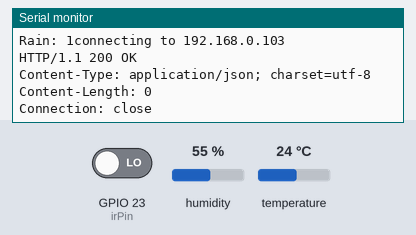
A sketch run on a simulated ESP32. Shown: the last lines printed to the serial monitor. The inputs (shaded band) are chosen by the test bench; at power-on: humidity 55 %, temperature 24 °C, GPIO 23 (irPin) LOW. WiFi joins after 1.5 s; servers stay silent unless stated; uploads are accepted with an empty reply.

Above: at 2.7 s.
2.8 s: humidity set to 22 %
At 3.07 s:
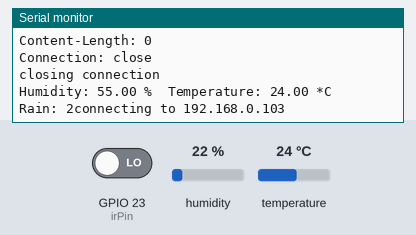
5.6 s: temperature set to 12 °C
At 5.74 s:
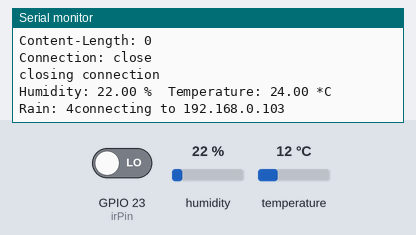
7.4 s: humidity set to 40 %
At 8.41 s:
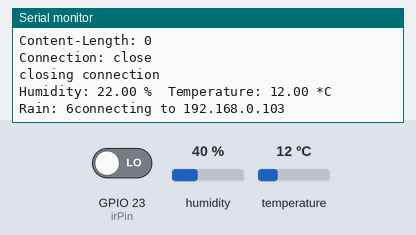
Timing chart, 0 to 10.4 s (numbered marks = the images above; inputs shaded):
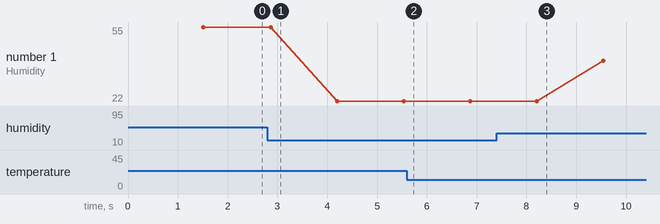

Measured:
- plotted number 1: 55 → 22 after the input at 2.8 s, 22 → 40 after the input at 7.4 s

The sketch:

test2.ino
```cpp
#include <WiFi.h>
#include "DHT.h"
#define DHTPIN 33
#define DHTTYPE DHT22
#include <M5Atom.h>


DHT dht(DHTPIN, DHTTYPE);
int irPin= 23;
const char *ssid =  "DJ";     // replace with your wifi ssid and wpa2 key
const char *pass =  "Avinash1!";
const char* host = "192.168.0.103";
int count=0;
int rain=0;
String Rain(){
   if (digitalRead(irPin)==HIGH){
    count++; }
   else{
    count=count;
  }

  return String(count);
}
void setup()
{

    Serial.begin(9600);
    Serial.println("DHT11 Output!");
    dht.begin();
    M5.begin();
    pinMode(irPin, INPUT);

    // We start by connecting to a WiFi network

    Serial.println();
    Serial.println();
    Serial.print("Connecting to ");
    Serial.println(ssid);

    WiFi.begin(ssid, pass);

    while (WiFi.status() != WL_CONNECTED) {
        delay(500);
        Serial.print(".");
    }

    Serial.println("");
    Serial.println("WiFi connected");
    Serial.println("IP address: ");
    Serial.println(WiFi.localIP());
}


void loop()
{
  if (digitalRead(irPin)==LOW){
    rain = rain + 1; }

float temperature = dht.readTemperature();
  float humidity = dht.readHumidity();
  if(isnan(temperature) || isnan(humidity)){
    Serial.println("Failed to read DHT11");
  }else{
    Serial.print("Humidity: ");
    Serial.print(humidity);
    Serial.print(" %\t");
    Serial.print("Temperature: ");
    Serial.print(temperature);
    Serial.println(" *C");
    Serial.print("Rain: ");
    Serial.print(rain);

    //delay(10000);
  }

    Serial.print("connecting to ");
    Serial.println(host);

    // Use WiFiClient class to create TCP connections
    WiFiClient client;
    const int httpPort = 80;
    if (!client.connect(host, httpPort)) {
        Serial.println("connection failed");
        return;
    }


//delay(5000);

    // This will send the request to the server
 client.print(String("GET http://localhost/testcode/dht.php?") +
                          ("&temperature=") + temperature +
                          ("&humidity=") + humidity +
                          ("&rain=") + rain +
                          " HTTP/1.1\r\n" +
                 "Host: " + host + "\r\n" +
                 "Connection: close\r\n\r\n");
    unsigned long timeout = millis();
    while (client.available() == 0) {
        if (millis() - timeout > 11000) {
            Serial.println(">>> Client Timeout !");
            client.stop();
            return;
        }
    }

    // Read all the lines of the reply from server and print them to Serial
    while(client.available()) {
        String line = client.readStringUntil('\r');
        Serial.print(line);

    }

    Serial.println();
    Serial.println("closing connection");
}
```
